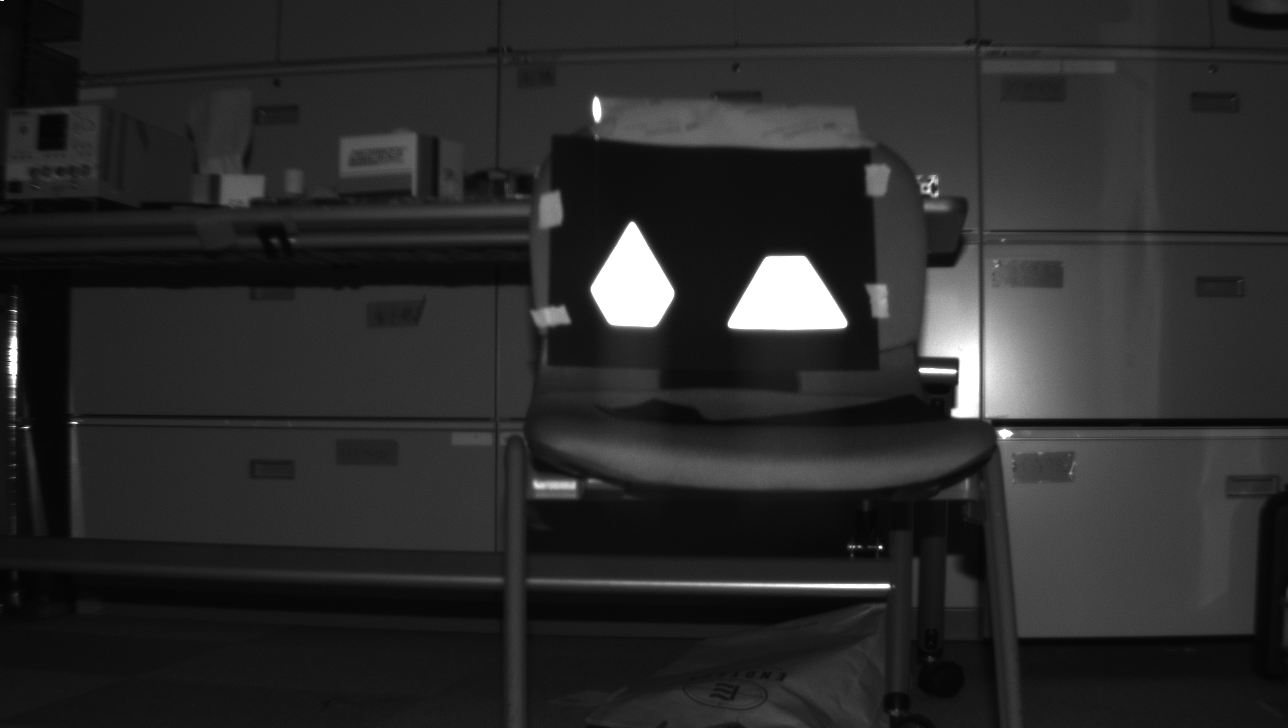
#> input picture pattern_discern_library/flycapture_exper_room/210303/pattern2/seitsui/20305900-2021-03-03-204831.pgm, 1288 x 728 px
$ python 45shape_disern.py   (older library calls are emulated)
#> lines starting #> are read from the running program, lines starting #| are printed output that depends on the picture; after the words box and inside, x2 and y2 are one past the last pixel; in counts of white or black regions, pixels touching at a corner belong together
import cv2
import numpy as np
import matplotlib.pyplot as plt

# ファイルを読み込み グレースケール化
img = cv2.imread("flycapture_exper_room/210303/pattern2/seitsui/20305900-2021-03-03-204831.pgm", cv2.IMREAD_GRAYSCALE)
#> img is the input picture: shape (728, 1288); min 3, max 255, mean 42.3
# img = cv2.imread("flycapture_exper_room/210303/pattern2/naname/20305900-2021-03-03-204707.pgm", cv2.IMREAD_GRAYSCALE)
# img = img[150:450, 500:900]
img_plt = cv2.cvtColor(img, cv2.COLOR_BGR2RGB)
plt.imshow(img_plt)
plt.show()

# cv2.imshow('output_shapes.png', img)
# しきい値指定によるフィルタリング
_, threshold = cv2.threshold(img, 250, 255, cv2.THRESH_BINARY)
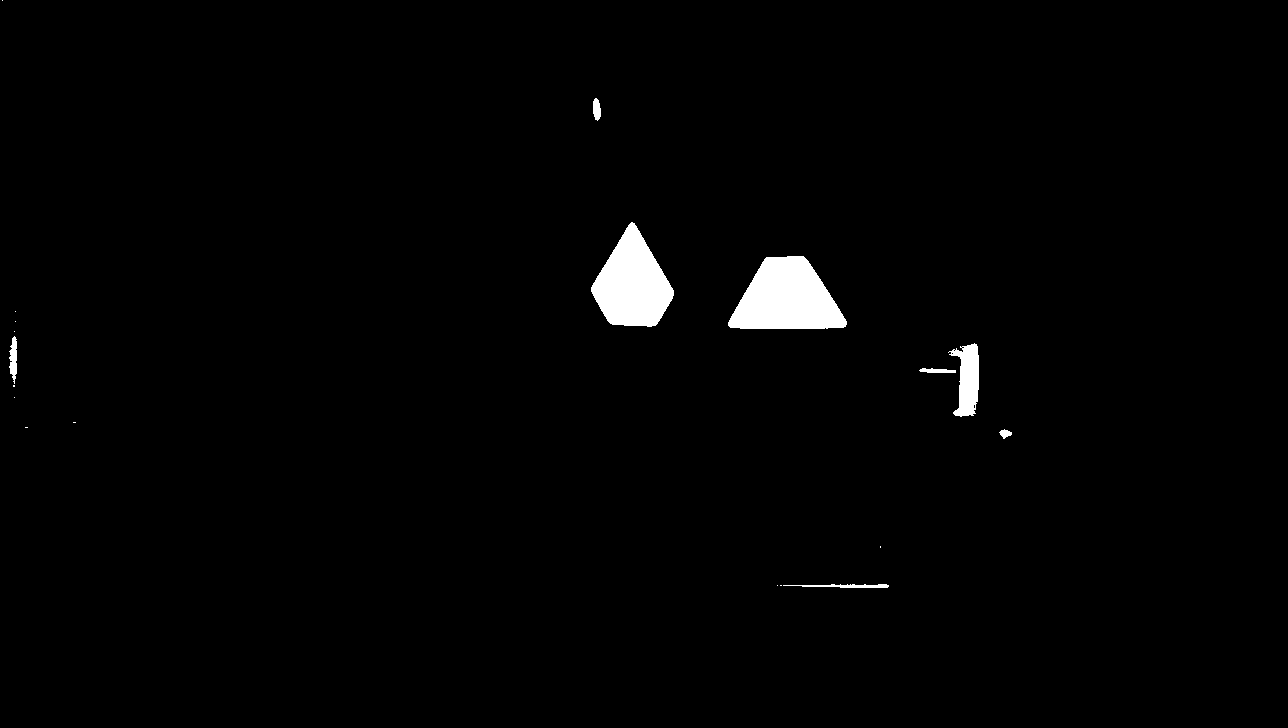
#> threshold: shape (728, 1288); 1.5% white; 19 white regions (11 under 20 px)
# _, threshold = cv2.threshold(img, 110, 255, cv2.THRESH_BINARY)

# 輪郭を抽出
# _, contours, _ = cv2.findContours(threshold, cv2.RETR_TREE, cv2.CHAIN_APPROX_SIMPLE)
contours, _ = cv2.findContours(threshold, cv2.RETR_TREE, cv2.CHAIN_APPROX_SIMPLE)
#> contours = 23 contours, 15 with area under 20; largest, box (x1, y1, x2, y2) and area: (728, 256, 847, 329) 5859, (591, 222, 674, 327) 5220, (948, 343, 979, 417) 1283, (9, 336, 17, 384) 208, (783, 584, 889, 588) 156, (593, 98, 601, 121) 118, (919, 368, 956, 373) 97, (999, 429, 1012, 439) 61
# contours, _ = cv2.findContours(threshold, cv2.RETR_TREE, cv2.CHAIN_APPROX_NONE)

font = cv2.FONT_HERSHEY_DUPLEX

# 図形の数の変数
triangle = 0
rectangle = 0
pentagon = 0
oval = 0
circle = 0

centers = []
lencenterlist = []
# 図形の設定
img = cv2.cvtColor(img, cv2.COLOR_GRAY2BGR)
approx_list = []
for cnt in contours:
    print(cnt.T)
    approx = cv2.approxPolyDP(cnt, 0.01 * cv2.arcLength(cnt, True), True)
    approx_list.append(approx)
    # cv2.drawContours(img, [approx], 0, (0), 2)
    x = approx.ravel()[0]
    y = approx.ravel()[1]
    cx = int(np.mean(cnt.T[0]))
    cy = int(np.mean(cnt.T[1]))
    print([cnt.T[0], y])
    centers.append(np.array([cx, cy]))
    lencenterlist.append(len(cnt.T[0][0]))
#> this loop made 23 passes
#> (x, y, cx, cy) on passes 2, 5, 8, 10, 11, 12, 15, 16, 17, 18, 19, 20: (777, 585, 777, 585), (1011, 432, 1005, 433), (14, 397, 14, 397), (919, 370, 931, 369), (974, 343, 963, 373), (974, 404, 974, 406), (961, 347, 962, 347), (14, 336, 12, 361), (14, 331, 14, 331), (15, 321, 15, 321), (15, 311, 15, 311), (846, 321, 785, 294)
#> (approx, x, y, cx, cy) on passes 1, 3, 4, 6, 7, 9: ([[780, 585], [781, 585]], 780, 585, 780, 585), ([[783, 585], [888, 586]], 783, 585, 850, 584), ([[880, 546], [880, 547]], 880, 546, 880, 546), ([[25, 427], [27, 427]], 25, 427, 26, 427), ([[73, 422], [75, 422]], 73, 422, 74, 422), ([[13, 385], [13, 386], [14, 386], [14, 385]], 13, 385, 13, 385)
#> (printed output is left out)
#> after the loop, approx_list = 23 contours, 16 with area under 20; largest, box (x1, y1, x2, y2) and area: (728, 256, 847, 328) 5502, (591, 222, 674, 327) 4982, (948, 343, 979, 416) 1236, (9, 336, 17, 384) 214, (593, 98, 601, 121) 118, (919, 368, 956, 373) 94, (999, 429, 1012, 439) 61; centers = [[780, 585], [777, 585], [850, 584], [880, 546], [1005, 433], [26, 427], [74, 422], [14, 397], [13, 385], [931, 369], [963, 373], [974, 406], [952, 353], [954, 350], [962, 347], [12, 361], [14, 331], [15, 321], [15, 311], [785, 294], [631, 274], [596, 109], [2, 0]]; lencenterlist = [2, 1, 32, 2, 20, 2, 2, 1, 4, 17, 86, 6, 4, 4, 6, 49, 1, 1, 1, 118, 171, 20, 1]

lencenterlist = np.argsort(lencenterlist)[::-1]
#> lencenterlist = 23 values, max 22 at index 18, min 0 at index 15, mean 11
imagelist = []
for cnt in range(2):
    approx = approx_list[lencenterlist[cnt]]
    print("approx", approx)
    # cv2.drawContours(img, [approx], 0, (0, 0, 250), 2)
    x = approx.ravel()[0]
    y = approx.ravel()[1]
    if len(approx) == 3:
        triangle += 1
        cv2.putText(img, "triangle{}".format(triangle), (x, y), font, 0.8, (250, 250, 0))

    elif len(approx) == 4:
        rectangle += 1
        # cv2.putText(img, "rectangle{}".format(rectangle), (x, y), font, 0.8, (250, 250, 0))

    elif len(approx) == 5:
        pentagon += 1
        # cv2.putText(img, "pentagon{}".format(pentagon), (x, y), font, 0.8, (250, 250, 0))

    elif 6 < len(approx) < 14:
        oval += 1
        # cv2.putText(img, "oval{}".format(oval), (x, y), font, 0.8, (0))

    else:
        circle += 1
#> this loop made 2 passes
#> (x, y) on passes 1 to 2: (631, 222), (846, 321)
#> after the loop, circle = 1; oval = 0; pentagon = 1; rectangle = 0; triangle = 0
        # cv2.putText(img, "circle{}".format(circle), (x, y), font, 0.8, (250, 250, 0))
#-----------------------変なところにある頂点をカットする。すでにopencvで隣り合う同士は並べられているので、それが小さすぎるものを省く------------------------------------
Kado1 = approx_list[lencenterlist[0]]
#> Kado1 = [[631, 222], [591, 291], [610, 323], [651, 326], [661, 317], [673, 290]]
Kado2 = approx_list[lencenterlist[1]]
#> Kado2 = [[846, 321], [803, 256], [764, 259], [728, 325], [843, 327]]
newKado1, newKado2 = [], []
length1 = 0
length2 = 0
length1list = []
length2list = []
for i in range(len(Kado1)):
    if i == 0:
        length1 += np.linalg.norm(Kado1[1] - Kado1[0]) + np.linalg.norm(Kado1[-1] - Kado1[0])
        length1list.append([np.linalg.norm(Kado1[1] - Kado1[0]), np.linalg.norm(Kado1[-1] - Kado1[0])])
    elif i == int(len(Kado1)) - 1:
        length1 += np.linalg.norm(Kado1[-1] - Kado1[-2]) + np.linalg.norm(Kado1[-1] - Kado1[0])
        length1list.append([np.linalg.norm(Kado1[-1] - Kado1[-2]), np.linalg.norm(Kado1[-1] - Kado1[0])])
    else:
        length1 += np.linalg.norm(Kado1[i] - Kado1[i-1]) + np.linalg.norm(Kado1[i] - Kado1[i+1])
        length1list.append([np.linalg.norm(Kado1[i] - Kado1[i-1]), np.linalg.norm(Kado1[i] - Kado1[i+1])])
#> this loop made 6 passes
#> length1 on passes 1 to 6: 159.7, 276.7, 355, 409.5, 452.5, 562
#> after the loop, length1 = 562; length1list = [[79.76, 79.92], [79.76, 37.22], [37.22, 41.11], [41.11, 13.45], [13.45, 29.55], [29.55, 79.92]]
normlen1 = length1/np.linalg.norm(int(len(Kado1)))
#> normlen1 = 93.67
for i in range(len(Kado1)):
    if length1list[i][0] > normlen1/5:#しきい値は試行錯誤しているので、ロバストとは言い難い
        newKado1.append(Kado1[i])
#> this loop made 6 passes
#> after the loop, newKado1 = [[[631, 222]], [[591, 291]], [[610, 323]], [[651, 326]], [[673, 290]]]

for i in range(len(Kado2)):
    if i == 0:
        length2 += np.linalg.norm(Kado2[0] - Kado2[-1]) + np.linalg.norm(Kado2[1] - Kado2[0])
        length2list.append([np.linalg.norm(Kado2[0] - Kado2[-1]), np.linalg.norm(Kado2[1] - Kado2[0])])
    elif i == int(len(Kado2)) - 1:
        length2 += np.linalg.norm(Kado2[-1] - Kado2[-2]) + np.linalg.norm(Kado2[-1] - Kado2[0])
        length2list.append([np.linalg.norm(Kado2[-1] - Kado2[-2]), np.linalg.norm(Kado2[-1] - Kado2[0])])
    else:
        length2 += np.linalg.norm(Kado2[i] - Kado2[i-1]) + np.linalg.norm(Kado2[i] - Kado2[i+1])
        length2list.append([np.linalg.norm(Kado2[i] - Kado2[i-1]), np.linalg.norm(Kado2[i] - Kado2[i+1])])
#> this loop made 5 passes
#> length2 on passes 1 to 5: 84.64, 201.7, 316, 506.2, 627.9
#> after the loop, length2 = 627.9; length2list = [[6.71, 77.94], [77.94, 39.12], [39.12, 75.18], [75.18, 115], [115, 6.71]]
normlen2 = length2/np.linalg.norm(int(len(Kado2)))
#> normlen2 = 125.6
print("normlen2", normlen2)
for i in range(len(Kado2)):
    print("normlen", length2list[i])
    if length2list[i][0] > normlen2/3:
        newKado2.append(Kado2[i])
#> this loop made 5 passes
#> after the loop, newKado2 = [[[803, 256]], [[728, 325]], [[843, 327]]]

KadoCount1 = int(len(newKado1))#頂点の個数
#> KadoCount1 = 5
KadoCount2 = int(len(newKado2))#頂点の個数
#> KadoCount2 = 3
# KadoCount1 = int(len(approx_list[lencenterlist[0]]))
# KadoCount2 = int(len(approx_list[lencenterlist[0]]))
print("kadolist", [KadoCount1, KadoCount2])
if KadoCount1 > KadoCount2:
    cv2.drawContours(img, [approx_list[lencenterlist[0]]], 0, (0, 0, 250), 2)
    cv2.drawContours(img, [approx_list[lencenterlist[1]]], 0, (250, 0, 0), 2)
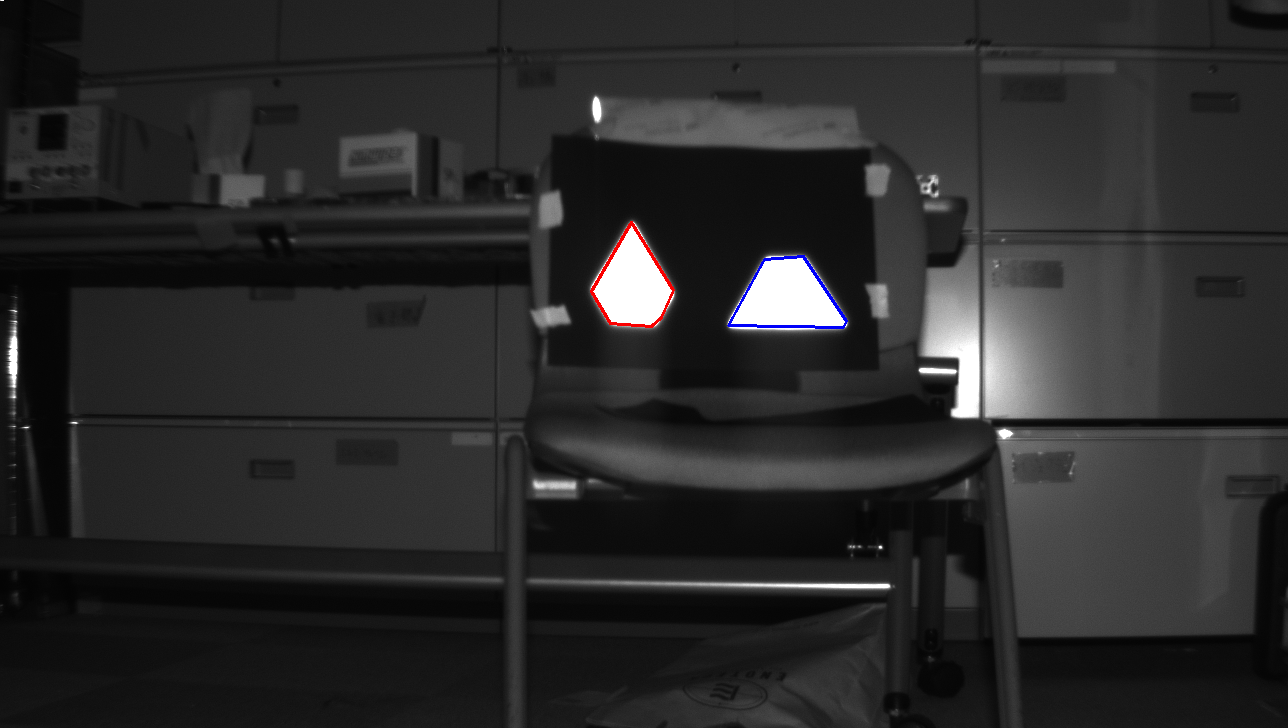
#> img: shape (728, 1288, 3); mean B, G, R 42.1, 41.8, 42
    # cv2.circle(img, (centers[lencenterlist[0]][0], centers[lencenterlist[0]][1]), 10, (0, 0, 200), thickness=-1)
    cv2.putText(img, "A", (centers[lencenterlist[0]][0], centers[lencenterlist[0]][1]), font, 0.6, (0, 0, 200))
#> img: shape (728, 1288, 3); 0.01% of pixels changed, all inside (x1, y1, x2, y2) = (632, 261, 643, 275)
    # cv2.circle(img, (centers[lencenterlist[1]][0], centers[lencenterlist[1]][1]), 10, (200, 0, 0), thickness=-1)
    cv2.putText(img, "B", (centers[lencenterlist[1]][0], centers[lencenterlist[1]][1]), font, 0.6, (200, 0, 0))
#> img: shape (728, 1288, 3); mean B, G, R 42, 41.8, 42
else:
    cv2.drawContours(img, [approx_list[lencenterlist[0]]], 0, (250, 0, 0), 2)
    cv2.drawContours(img, [approx_list[lencenterlist[1]]], 0, (0, 0, 250), 2)
    # cv2.circle(img, (centers[lencenterlist[0]][0], centers[lencenterlist[0]][1]), 10, (200, 0, 0), thickness=-1)
    cv2.putText(img, "B", (centers[lencenterlist[0]][0], centers[lencenterlist[0]][1]), font, 0.6, (200, 0, 0))
    # cv2.circle(img, (centers[lencenterlist[1]][0], centers[lencenterlist[1]][1]), 10, (0, 0, 200), thickness=-1)
    cv2.putText(img, "A", (centers[lencenterlist[1]][0], centers[lencenterlist[1]][1]), font, 0.6, (0, 0, 200))
# 結果の画像作成
cv2.imwrite('flycapture_exper_room/210303/pattern2/seitsui/PNG2021-03-03-204831.png', img)


# 図形の数の結果
print('Number of triangle = ', triangle)
print('Number of rectangle = ', rectangle)
print('Number of pentagon = ', pentagon)
print('Number of circle = ', circle)
print('Number of oval = ', oval)
img_plt = cv2.cvtColor(img, cv2.COLOR_BGR2RGB)
plt.imshow(img_plt)
plt.show()

$ run again, with pattern_discern_library/flycapture_exper_room/210303/pattern2/naname/20305900-2021-03-03-204707.pgm copied over pattern_discern_library/flycapture_exper_room/210303/pattern2/seitsui/20305900-2021-03-03-204831.pgm
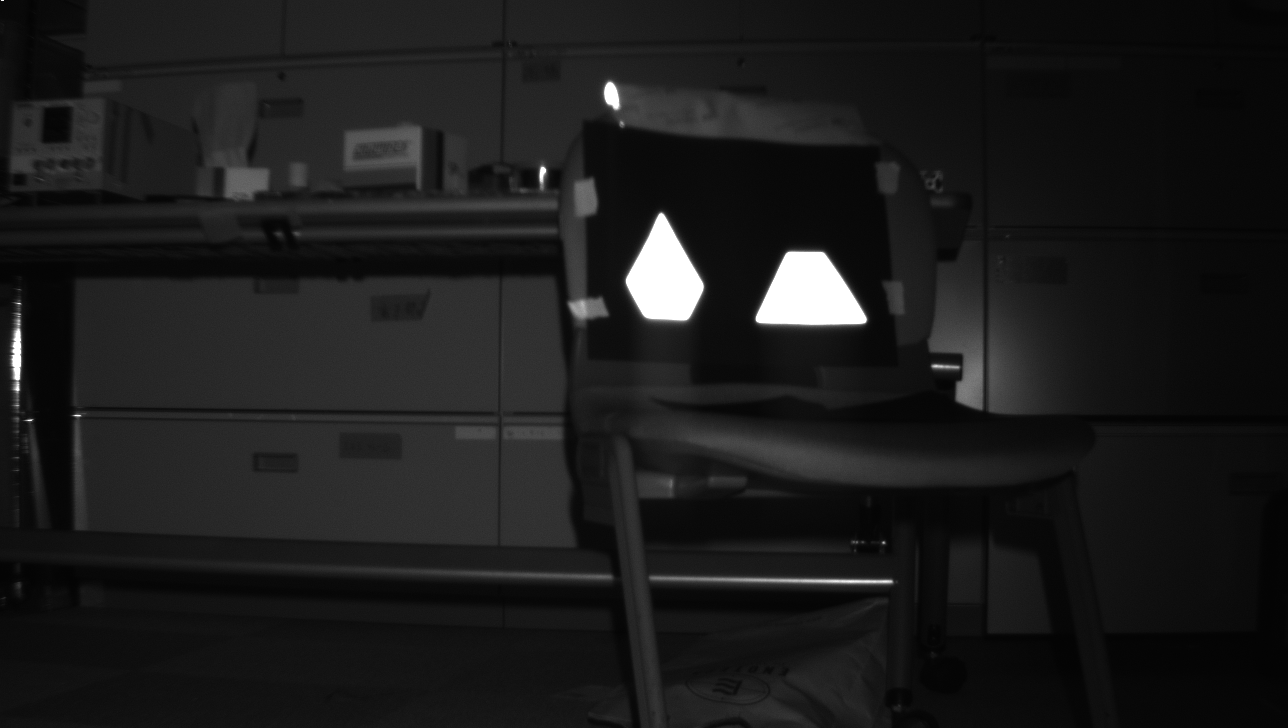
#> input picture pattern_discern_library/flycapture_exper_room/210303/pattern2/naname/20305900-2021-03-03-204707.pgm, 1288 x 728 px
#> img is the input picture: shape (728, 1288); min 3, max 255, mean 27.4
#> `_, threshold = cv2.threshold(img, 250, 255, cv2.THRESH_BINARY)`:
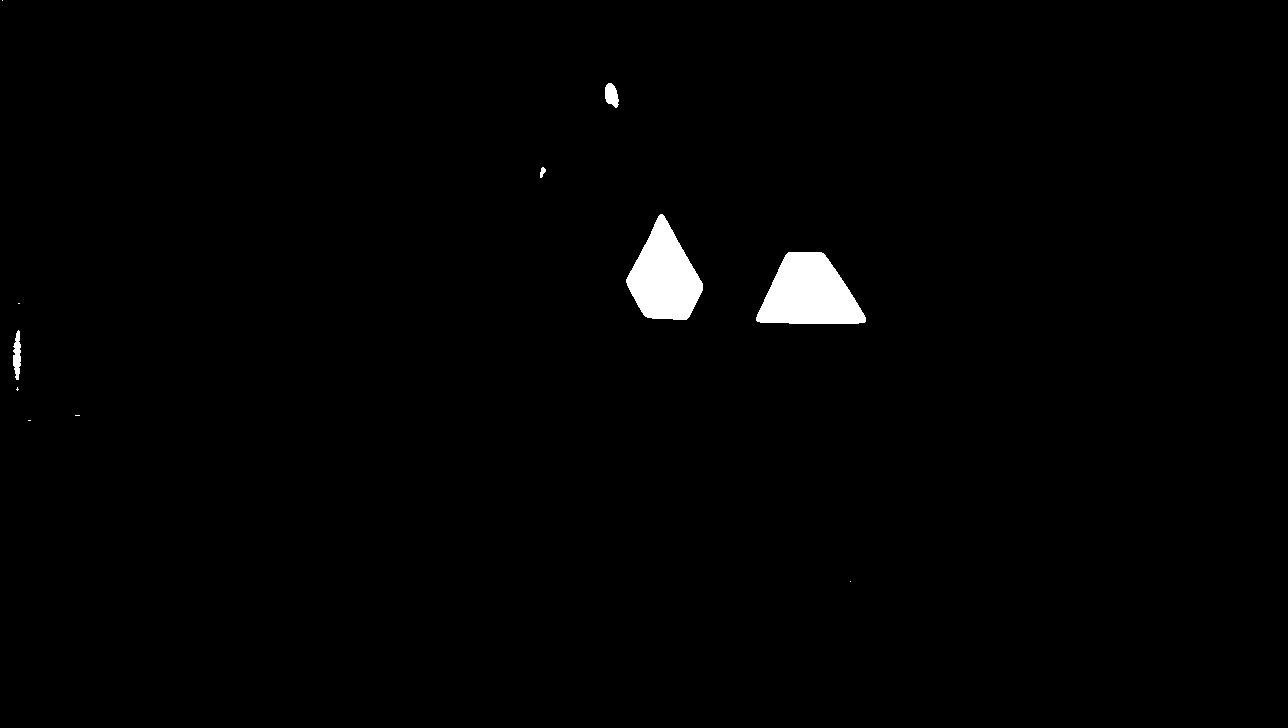
#> threshold: shape (728, 1288); 1.2% white; 11 white regions (6 under 20 px)
#> contours = 11 contours, 6 with area under 20; largest, box (x1, y1, x2, y2) and area: (756, 252, 866, 324) 5371, (626, 214, 703, 320) 4861, (13, 330, 21, 380) 226, (605, 83, 619, 108) 222, (540, 167, 546, 178) 29
#> the loop `for cnt in contours:` made 11 passes
#> (x, y, cx, cy) on passes 1, 4, 5, 7, 8, 9, 10, 11: (850, 581, 850, 581), (17, 387, 17, 388), (18, 330, 16, 355), (756, 317, 804, 288), (660, 214, 662, 266), (543, 167, 542, 171), (608, 83, 612, 95), (2, 0, 2, 0)
#> (printed output is left out)
#> after the loop `for cnt in contours:`: approx_list = 11 contours, 6 with area under 20; largest, box (x1, y1, x2, y2) and area: (756, 252, 866, 323) 5140, (626, 214, 703, 320) 4646, (605, 83, 619, 108) 220, (13, 330, 21, 380) 215, (540, 167, 546, 178) 29; centers = [[850, 581], [29, 420], [77, 415], [17, 388], [16, 355], [18, 303], [804, 288], [662, 266], [542, 171], [612, 95], [2, 0]]; lencenterlist = [1, 2, 2, 6, 53, 2, 118, 184, 11, 27, 1]
#> `lencenterlist = np.argsort(lencenterlist)[::-1]`: lencenterlist = [7, 6, 4, 9, 8, 3, 5, 1, 2, 10, 0]
#> the loop `for cnt in range(2):` made 2 passes
#> (x, y) on passes 1 to 2: (660, 214), (756, 317)
#> after the loop `for cnt in range(2):`: circle = 1; oval = 0; pentagon = 1; rectangle = 0
#> Kado1 = [[660, 214], [626, 282], [645, 316], [686, 319], [702, 283]]
#> Kado2 = [[756, 317], [760, 322], [865, 321], [849, 290], [821, 252], [788, 252]]
#> the loop `for i in range(len(Kado1)):` made 5 passes
#> length1 on passes 1 to 5: 156.8, 271.8, 351.8, 432.3, 552.5
#> after the loop `for i in range(len(Kado1)):`: length1 = 552.5; length1list = [[76.03, 80.78], [76.03, 38.95], [38.95, 41.11], [41.11, 39.4], [39.4, 80.78]]
#> normlen1 = 110.5
#> the loop `for i in range(len(Kado1)):` made 5 passes
#> after the loop `for i in range(len(Kado1)):`: newKado1 = [[[660, 214]], [[626, 282]], [[645, 316]], [[686, 319]], [[702, 283]]]
#> the loop `for i in range(len(Kado2)):` made 6 passes
#> length2 on passes 1 to 6: 78.85, 190.3, 330.2, 412.2, 492.4, 597.9
#> after the loop `for i in range(len(Kado2)):`: length2 = 597.9; length2list = [[72.45, 6.4], [6.4, 105], [105, 34.89], [34.89, 47.2], [47.2, 33], [33, 72.45]]
#> normlen2 = 99.65
#> the loop `for i in range(len(Kado2)):` made 6 passes
#> after the loop `for i in range(len(Kado2)):`: newKado2 = [[[756, 317]], [[865, 321]], [[849, 290]], [[821, 252]]]
#> KadoCount1 = 5
#> KadoCount2 = 4
#> `cv2.drawContours(img, [approx_list[lencenterlist[1]]], 0, (250, 0, 0),..`:
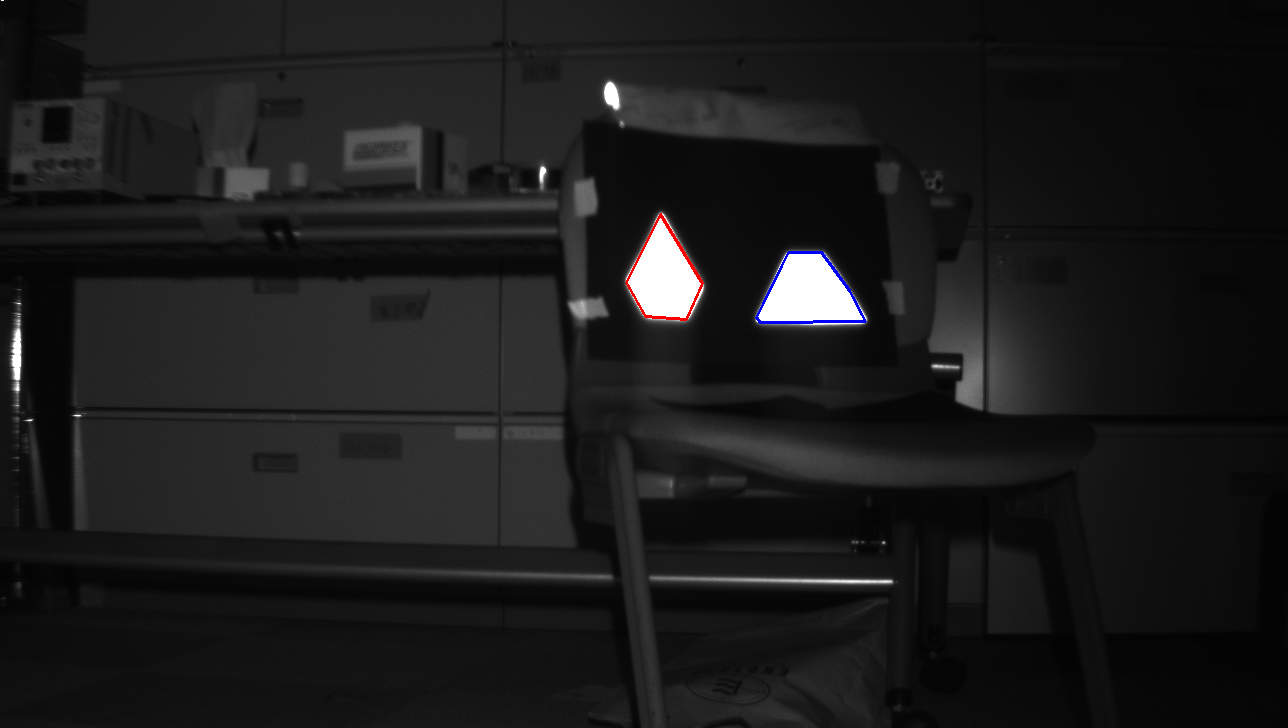
#> img: shape (728, 1288, 3); mean B, G, R 27.2, 27, 27.2
